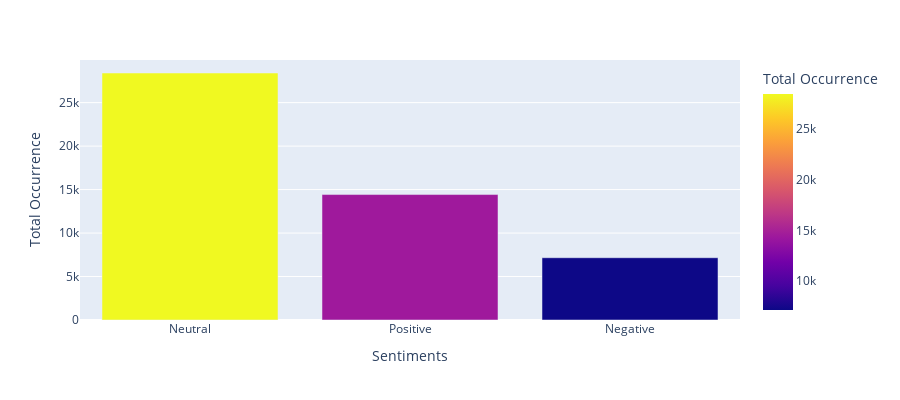

The cell this chart's notebook holds for it:
### Code cell
Counts = Data['Analysis'].value_counts().rename_axis('Sentiments').to_frame('Total Occurrence').reset_index()
fig = px.bar(Counts, x = "Sentiments", y = 'Total Occurrence', color = 'Total Occurrence', height=400)
fig.show()
Counts

### Figure 1 — Plotly figure (JSON) as saved in the notebook; plotly's stock layout.template omitted (floating-point values rounded to 4 significant figures)
{"data": [{"alignmentgroup": "True", "hovertemplate": "Sentiments=%{x}<br>Total Occurrence=%{marker.color}<extra></extra>", "legendgroup": "", "marker": {"color": [28409, 14428, 7163], "coloraxis": "coloraxis", "pattern": {"shape": ""}}, "name": "", "offsetgroup": "", "orientation": "v", "showlegend": false, "textposition": "auto", "type": "bar", "x": ["Neutral", "Positive", "Negative"], "xaxis": "x", "y": [28409, 14428, 7163], "yaxis": "y"}], "layout": {"barmode": "relative", "coloraxis": {"colorbar": {"title": {"text": "Total Occurrence"}}, "colorscale": [[0, "#0d0887"], [0.1111, "#46039f"], [0.2222, "#7201a8"], [0.3333, "#9c179e"], [0.4444, "#bd3786"], [0.5556, "#d8576b"], [0.6667, "#ed7953"], [0.7778, "#fb9f3a"], [0.8889, "#fdca26"], [1, "#f0f921"]]}, "height": 400, "legend": {"tracegroupgap": 0}, "margin": {"t": 60}, "xaxis": {"anchor": "y", "domain": [0, 1], "title": {"text": "Sentiments"}}, "yaxis": {"anchor": "x", "domain": [0, 1], "title": {"text": "Total Occurrence"}}}}
